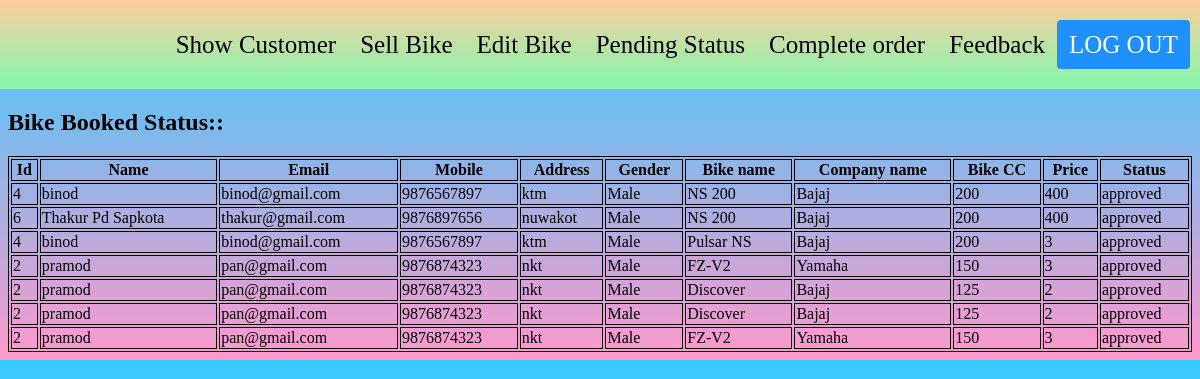
The page /process/completeorder_bike.php on the database its author committed.
### tables this page shows
CREATE TABLE `bike_buy` (
  `id_b` int(11) NOT NULL,
  `buyerid` int(11) DEFAULT NULL,
  `status` varchar(100) DEFAULT NULL,
  `bike_id` int(11) DEFAULT NULL
);

CREATE TABLE `information` (
  `id` int(100) NOT NULL,
  `name` varchar(100) NOT NULL,
  `username` varchar(100) NOT NULL,
  `password` varchar(100) NOT NULL,
  `email` varchar(100) NOT NULL,
  `mobile` varchar(100) NOT NULL,
  `address` varchar(100) NOT NULL,
  `gender` varchar(100) NOT NULL,
  `usertype` varchar(100) NOT NULL
);

CREATE TABLE `bike_sell` (
  `id` int(11) NOT NULL,
  `bikename` varchar(100) DEFAULT NULL,
  `companyname` varchar(100) DEFAULT NULL,
  `bikecc` varchar(100) DEFAULT NULL,
  `price` int(100) DEFAULT NULL,
  `bikepicture` varchar(100) DEFAULT NULL,
  `admin_id` int(11) DEFAULT NULL,
  `bike_description` varchar(100) DEFAULT NULL,
  `total_rating` double NOT NULL DEFAULT 0,
  `total_raters` double NOT NULL DEFAULT 0,
  `rating` double NOT NULL DEFAULT 0
);

### process/completeorder_bike.php (the view, shortened to what this page needs)
<?php
require '../include/admin_header.php';
require '../database/connection.php';
?>
<!DOCTYPE html>
<html lang="en">
<head>
</head>
<body>
</body>
</html>
<?php
         $query= " SELECT * FROM `bike_buy` as bb
         INNER JOIN bike_sell as bs on bs.id = bb.bike_id
         INNER JOIN information as i on i.id= bb.buyerid where status='approved' ORDER BY bb.id_b DESC; ;
               ";
        $result = $conn->query($query);
       if($result->num_rows>0){ ?>
       <h2>Bike Booked Status::</h2>
          <table style="width:100%; border:1px solid black; ">
                <tr style=" border:1px solid black;">
                 <th  style=" border:1px solid black;" >Id</th>
                <th  style=" border:1px solid black;" >Name</th>
                <th  style=" border:1px solid black;">Email</th>
                <th  style=" border:1px solid black;">Mobile</th>
                <th  style=" border:1px solid black;"> Address</th>
                <th  style=" border:1px solid black;"> Gender</th>
                <th  style=" border:1px solid black;"> Bike name</th>
                <th  style=" border:1px solid black;"> Company name</th>
                <th  style=" border:1px solid black;"> Bike CC</th>
                <th  style=" border:1px solid black;"> Price</th>
                <th  style=" border:1px solid black;"> Status</th>
                </tr>
           <?php while($row = $result->fetch_assoc()){ ?>
              <tr >
              <td  style=" border:1px solid black;"><?php echo $row['id'];?></td>
              <td  style=" border:1px solid black;"><?php echo $row['name'];?></td>
                <td  style=" border:1px solid black;"><?php echo $row['email'];?></td>
                <td  style=" border:1px solid black;"><?php echo $row['mobile'];?></td>
                <td style=" border:1px solid black;"><?php echo $row['address'];?></td>
                <td style=" border:1px solid black;" ><?php echo $row['gender'];?></td>
                <td style=" border:1px solid black;" ><?php echo $row['bikename'];?></td>
                <td style=" border:1px solid black;" ><?php echo $row['companyname'];?></td>
                <td style=" border:1px solid black;" ><?php echo $row['bikecc'];?></td>
                <td style=" border:1px solid black;" ><?php echo $row['price'];?></td>
                <td style=" border:1px solid black;" ><?php echo $row['status'];?></td>
                  </tr>
            <?php  } ?>
           </table>
        <?php }else{ ?>
           <h3>No result found</h3>
        <?php }
      ?>

### process/completeorder_bike.php (style rules this page uses)
body { background: linear-gradient(to bottom, #33ccff 0%, #ff99cc 100%); }

### rows shown on the page
bike_buy: buyerid "4", buyerid.name "binod", buyerid.email "binod@gmail.com", buyerid.mobile "9876567897", buyerid.address "ktm", buyerid.gender "Male", bike.bikename "NS 200", bike.companyname "Bajaj", bike.bikecc "200", bike.price "400", status "approved"
bike_buy: buyerid "6", buyerid.name "Thakur Pd Sapkota", buyerid.email "thakur@gmail.com", buyerid.mobile "9876897656", buyerid.address "nuwakot", buyerid.gender "Male", bike.bikename "NS 200", bike.companyname "Bajaj", bike.bikecc "200", bike.price "400", status "approved"
bike_buy: buyerid "4", buyerid.name "binod", buyerid.email "binod@gmail.com", buyerid.mobile "9876567897", buyerid.address "ktm", buyerid.gender "Male", bike.bikename "Pulsar NS", bike.companyname "Bajaj", bike.bikecc "200", bike.price "3", status "approved"
bike_buy: buyerid "2", buyerid.name "pramod", buyerid.email "pan@gmail.com", buyerid.mobile "9876874323", buyerid.address "nkt", buyerid.gender "Male", bike.bikename "FZ-V2", bike.companyname "Yamaha", bike.bikecc "150", bike.price "3", status "approved"
bike_buy: buyerid "2", buyerid.name "pramod", buyerid.email "pan@gmail.com", buyerid.mobile "9876874323", buyerid.address "nkt", buyerid.gender "Male", bike.bikename "Discover", bike.companyname "Bajaj", bike.bikecc "125", bike.price "2", status "approved"
bike_buy: buyerid "2", buyerid.name "pramod", buyerid.email "pan@gmail.com", buyerid.mobile "9876874323", buyerid.address "nkt", buyerid.gender "Male", bike.bikename "Discover", bike.companyname "Bajaj", bike.bikecc "125", bike.price "2", status "approved"
bike_buy: buyerid "2", buyerid.name "pramod", buyerid.email "pan@gmail.com", buyerid.mobile "9876874323", buyerid.address "nkt", buyerid.gender "Male", bike.bikename "FZ-V2", bike.companyname "Yamaha", bike.bikecc "150", bike.price "3", status "approved"
